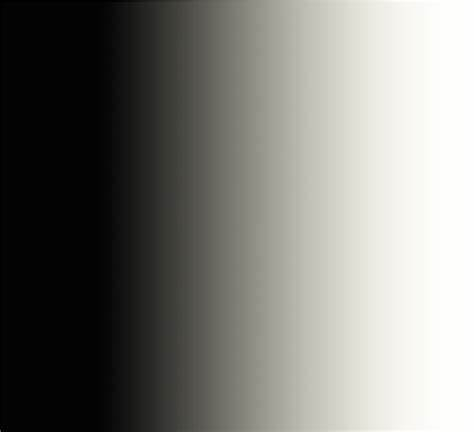
#> input picture colorgradint.jfif, 474 x 432 px
$ python '14thusign matplot.py'
#> lines starting #> are read from the running program, lines starting #| are printed output that depends on the picture; after the words box and inside, x2 and y2 are one past the last pixel; in counts of white or black regions, pixels touching at a corner belong together
import cv2
import numpy as np
from matplotlib import pyplot as plt

img = cv2.imread('colorgradint.jfif',0)
#> img: shape (432, 474); min 0, max 255, mean 123.7

_, th1 = cv2.threshold(img, 50, 255, cv2.THRESH_BINARY)
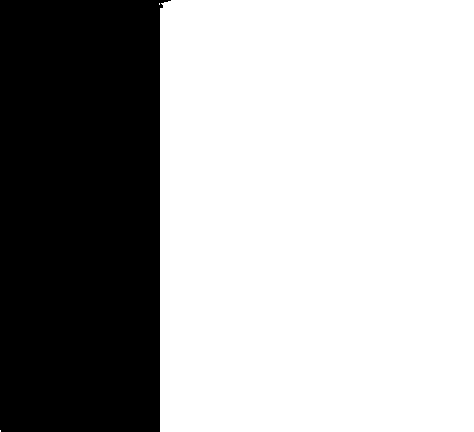
#> th1: shape (432, 474); 66.2% white; 1 black region, box (x1, y1, x2, y2) and area: (0, 0, 171, 432) 69151
_,th2 = cv2.threshold(img, 200, 255, cv2.THRESH_BINARY_INV)
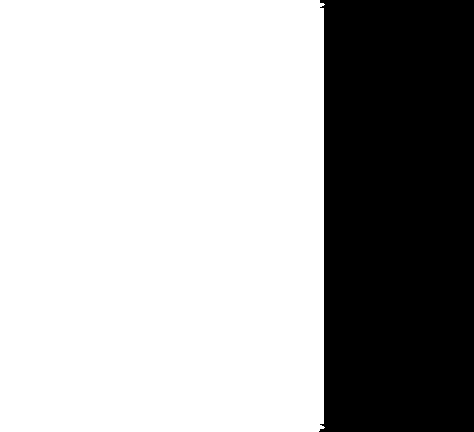
#> th2: shape (432, 474); 68.3% white; 1 black region, box (x1, y1, x2, y2) and area: (319, 0, 474, 432) 64835
_,th3 = cv2.threshold(img, 127, 255, cv2.THRESH_TRUNC)
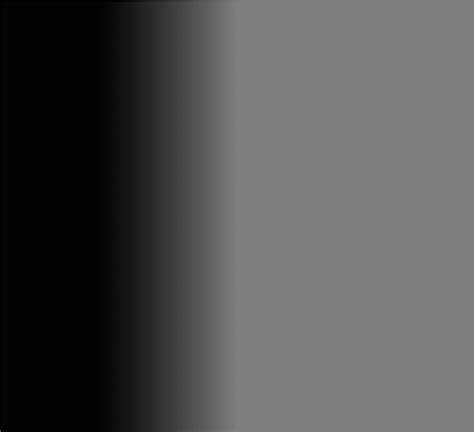
#> th3: shape (432, 474); min 0, max 127, mean 81.3
_,th4 = cv2.threshold(img, 127, 255, cv2.THRESH_TOZERO)
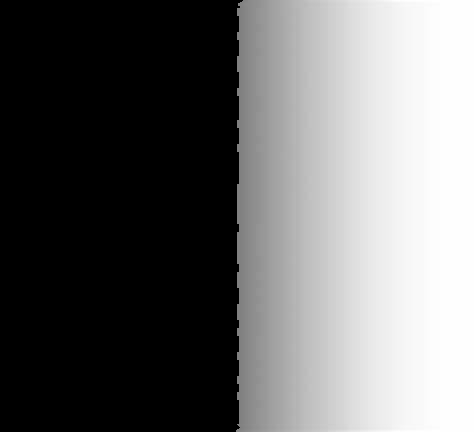
#> th4: shape (432, 474); min 0, max 255, mean 105.5
_,th5 = cv2.threshold(img, 127, 255, cv2.THRESH_TOZERO_INV)
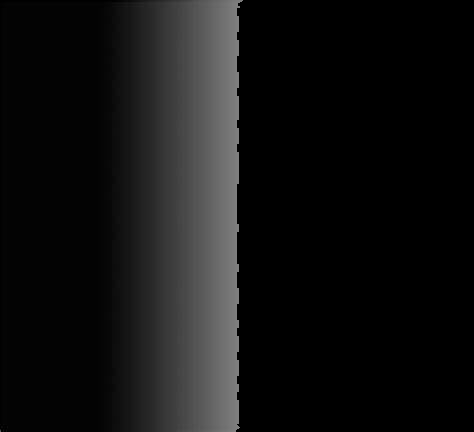
#> th5: shape (432, 474); min 0, max 127, mean 18.1

titles = ['Original image','THRESH_BINARY','THRESH_BINARY_INV','THRESH_TRUNC','THRESH_TOZERO','THRESH_TOZERO_INV']
images = [img,th1,th2,th3,th4,th5]

for i in range(6):
    plt.subplot(2,3,i+1),plt.imshow(images[i],'gray')
    plt.title(titles[i])
    plt.xticks([]),plt.yticks([])

plt.show()


# [10 lines of commented-out code are left out]

$ run again, with bal.png saved as colorgradint.jfif
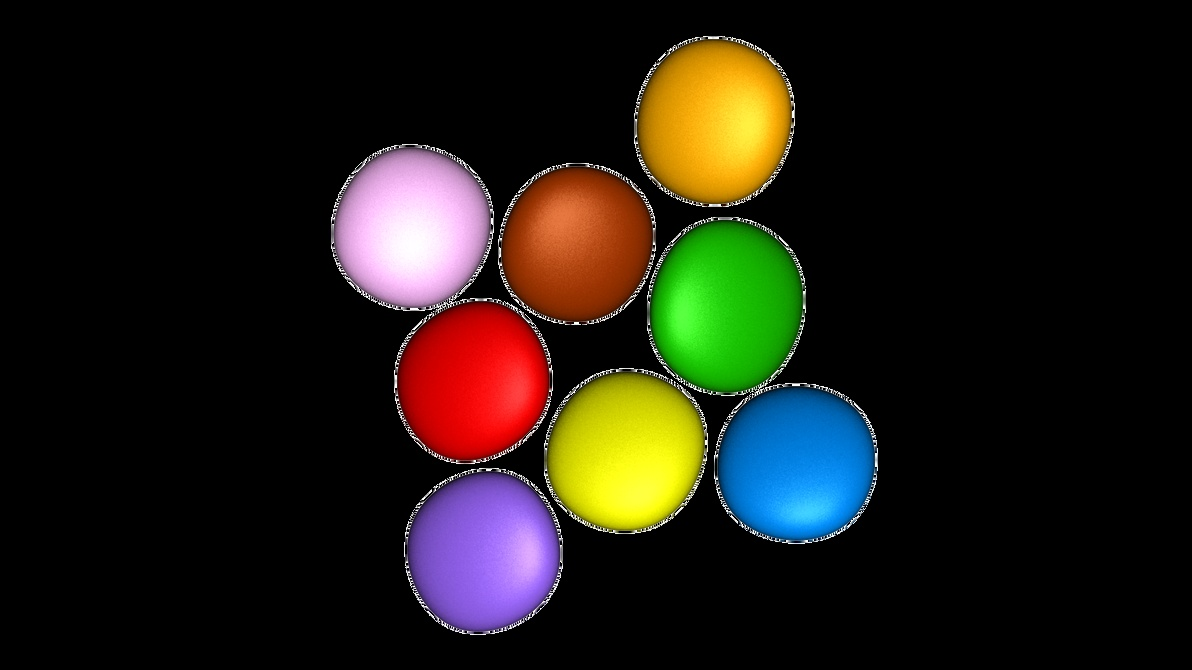
#> input picture bal.png, 1192 x 670 px
#> `_, th1 = cv2.threshold(img, 50, 255, cv2.THRESH_BINARY)`:
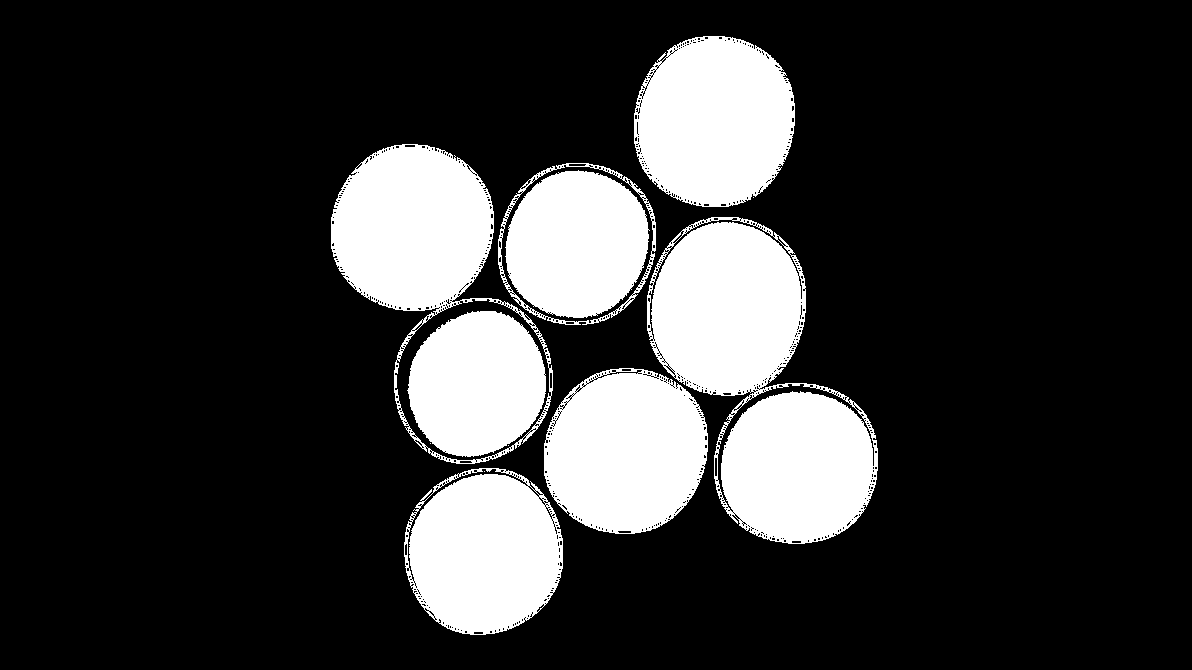
#> th1: shape (670, 1192); 20.2% white; 12 white regions (4 under 20 px), largest, box (x1, y1, x2, y2) and area: (647, 217, 878, 544) 41631, (331, 144, 553, 464) 22797, (634, 36, 795, 207) 21691
#> th2: shape (670, 1192); 96.7% white; 1142 black regions (1129 under 20 px), largest, box (x1, y1, x2, y2) and area: (353, 175, 471, 294) 10483, (574, 421, 689, 523) 8179, (712, 87, 768, 163) 2814
#> `_,th5 = cv2.threshold(img, 127, 255, cv2.THRESH_TOZERO_INV)`:
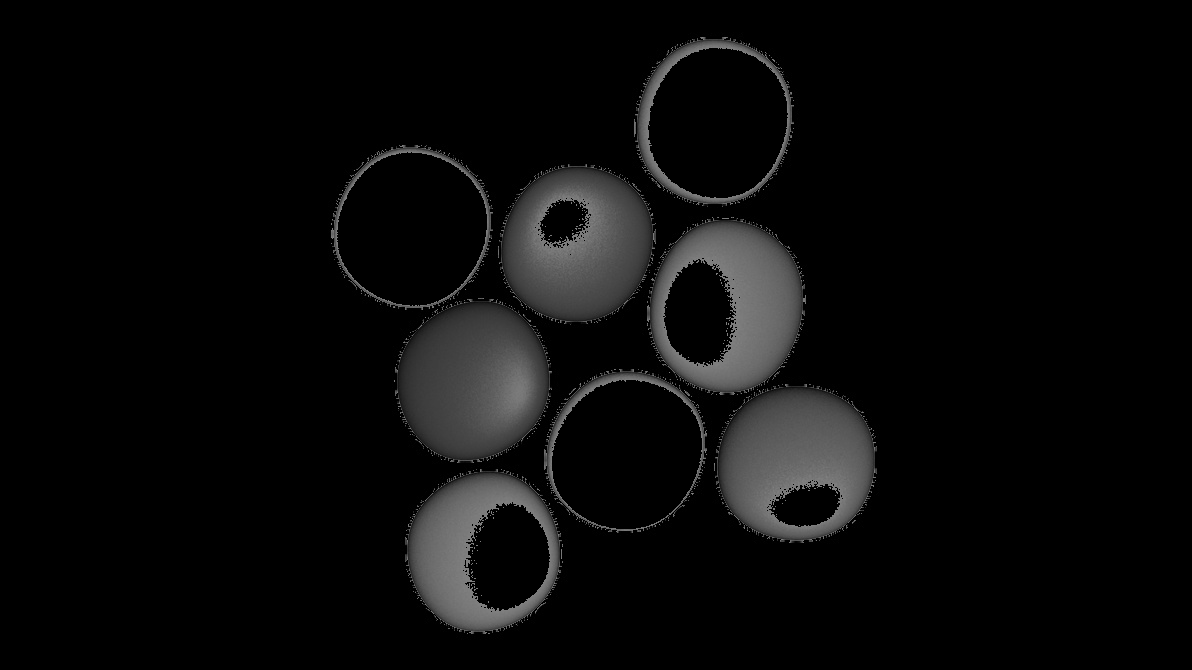
#> th5: shape (670, 1192); min 0, max 127, mean 10.1

$ run again, with balls.webp saved as colorgradint.jfif
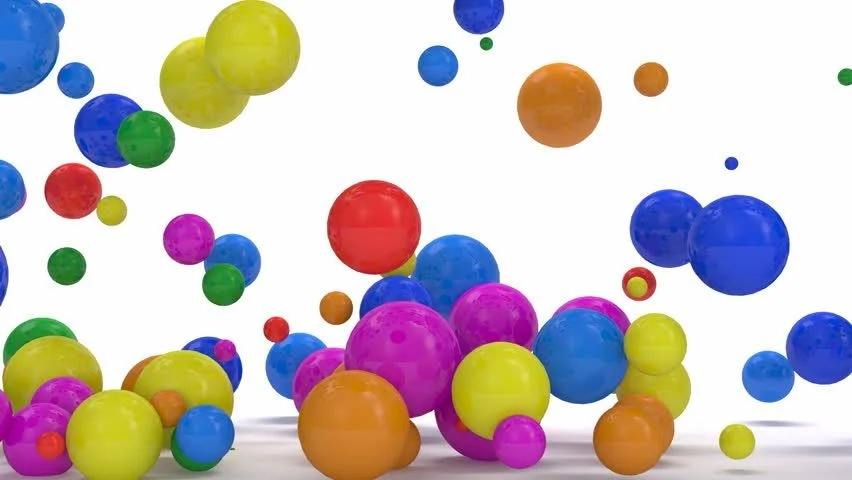
#> input picture balls.webp, 852 x 480 px
#> `_, th1 = cv2.threshold(img, 50, 255, cv2.THRESH_BINARY)`:
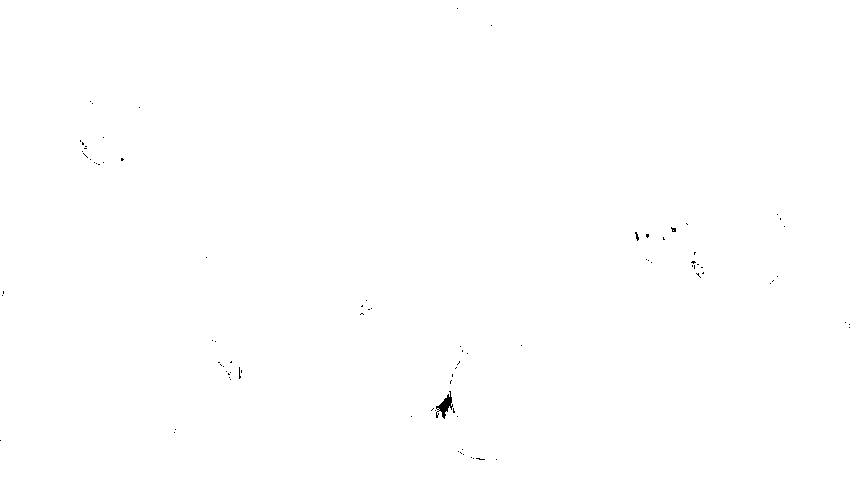
#> th1: shape (480, 852); 99.9% white; 89 black regions (88 under 20 px), largest, box (x1, y1, x2, y2) and area: (436, 391, 453, 419) 195
#> th2: shape (480, 852); 43.7% white; 31 white regions (6 under 20 px), largest, box (x1, y1, x2, y2) and area: (0, 180, 716, 480) 111109, (630, 189, 790, 296) 12356, (160, 0, 300, 129) 11942
#> `_,th5 = cv2.threshold(img, 127, 255, cv2.THRESH_TOZERO_INV)`:
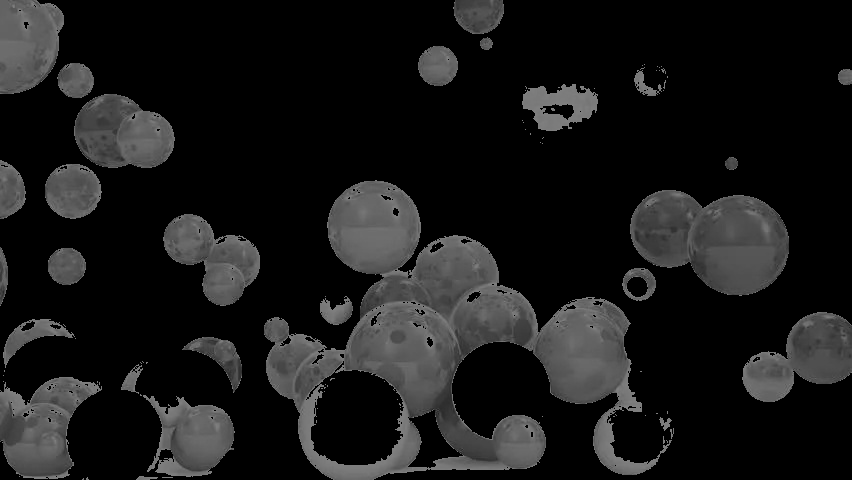
#> th5: shape (480, 852); min 0, max 127, mean 24.6
